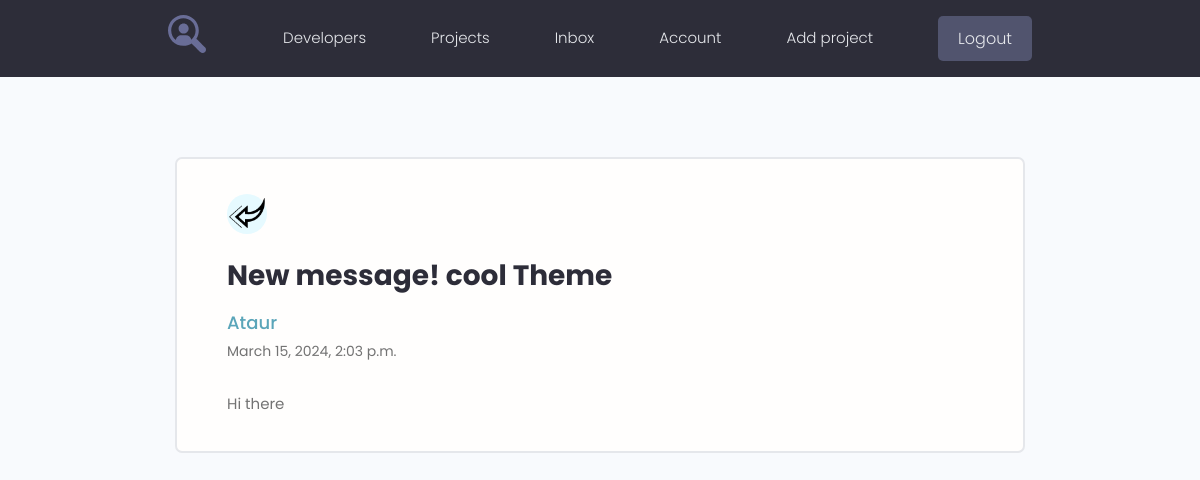
The app's page /message/1 (signed in) with its own data.
### users/models.py (models this page shows, shortened)
class Message(models.Model):
    sender = models.ForeignKey(Profile, on_delete=models.SET_NULL, null=True, blank=True)
    recipient = models.ForeignKey(Profile, on_delete=models.SET_NULL, null=True, blank=True, related_name='messages')
    name = models.CharField(max_length=200, null=True, blank=True)
    email = models.EmailField(max_length=200, null=True, blank=True)
    subject = models.CharField(max_length=200, null=True, blank=True)
    body = models.TextField()
    is_read = models.BooleanField(default=False, null=True)
    created = models.DateTimeField(auto_now_add=True)
    class Meta:
        ordering = ['is_read', '-created']

class Profile(models.Model):
    user = models.OneToOneField(User, on_delete=models.CASCADE, blank=True, null=True)
    name = models.CharField(max_length=200, blank=True, null=True)
    email = models.EmailField(max_length=500, blank=True, null=True)
    username = models.CharField(max_length=200, blank=True, null=True)
    short_info = models.CharField(max_length=200, blank=True, null=True)
    bio = models.TextField(blank=True, null=True)
    profile_image = models.ImageField(upload_to='profiles/', blank=True, null=True,
                                      default='profiles/user-default.png')
    social_github = models.CharField(max_length=200, blank=True, null=True)
    social_youtube = models.CharField(max_length=200, blank=True, null=True)
    social_website = models.CharField(max_length=200, blank=True, null=True)
    created = models.DateTimeField(auto_now_add=True)
    def __str__(self):
        return self.username

### users/views.py (the view)
# urls.py: path('message/<pk>', views.view_message, name='message'),
@login_required(login_url='login')
def view_message(request, pk):
    profile = request.user.profile
    message = profile.messages.get(pk=pk)
    if not message.is_read:
        message.is_read = True
        message.save()
    context = {'message': message}
    return render(request, 'users/message.html', context)

### users/templates/users/message.html
{% extends 'projects/base.html' %}
{% load static %}
{% block content %}
  <main class="messagePage my-xl">
    <div class="content-box">
      <div class="message">
        <a class="backButton" href="{% url 'inbox' %}">
          <img src="{% static 'images/left.png' %}" alt="left">
        </a>
        <h2 class="message__subject">{{ message.subject }}</h2>
        {% if message.sender %}
          <a href="{% url 'user_profile' message.sender.id %}" class="message__author">{{ message.sender }}</a>
        {% else %}
          <a href="" class="message__author">{{ message.name }}</a>
        {% endif %}
          <p class="message__date">{{ message.created }}</p>
          <div class="message__body">
            {{ message.body | linebreaksbr }}
          </div>
      </div>
    </div>
  </main>
{% endblock %}

### projects/static/styles/app.css (style rules this page uses)
:root { --color-sub: #2d2d39; }
img { width: 100%; }
.content-box { width: 95%; max-width: 85rem; margin: 0 auto; }
.message { padding: 2.5rem 0; }
.message > a { display: flex; gap: 1rem; }
.message__author, .message__date { flex-basis: 25%; }
.message__subject { flex-basis: 50%; }
.message__date { text-align: right; }
.messagePage .message { list-style: none; background: var(--color-white); padding: 3.5rem 5rem; border: 2px solid var(--color-light); border-radius: 0.7rem; }
.messagePage .message__subject { font-size: 2.8rem; color: var(--color-sub); margin-bottom: 1rem; margin-top: 2rem; }
.messagePage .message__author { font-size: 1.8rem; font-weight: 500; }
.messagePage .message__date { font-size: 1.4rem; font-weight: 400; text-align: left; margin-bottom: 3rem; }
.backButton { background: var(--color-main-light); color: var(--color-main); width: 4rem; height: 4rem; display: flex; align-items: center; justify-content: center; border-radius: 50%; }

### projects/static/uikit/styles/modules/_variables.css (style rules this page uses)
:root { --color-main: #5aa5b9; --color-main-light: #e6faff; --color-sub: #3f4156; --color-sub-light: #51546e; --color-sub-lighter: #ededfd; --color-text: #737373; --color-gray: #8b8b8b; --color-light: #e5e7eb; --color-light-gray: #767676; --color-bg: #f8fafd; --color-white: #fffefd; --color-white-light: #f3f3f3; --color-success: #359e64; --color-success-bg: #def8e8; --color-error: #fc4b0b; --color-error-bg: #fff2ee; --font-base: 'Poppins', arial, helvetica, 'Segoe UI', roboto, ubuntu, sans-serif; --font-monospace: 'Fira Code', 'Courier New', courier, monospace; --font-regular: 300; --font-medium: 500; --font-bold: 700; --generic-shadow: 1px 1px 5px #00000010; --generic-transition: all 0.3s ease-in-out; }

### projects/static/uikit/styles/modules/_base.css (style rules this page uses)
* { margin: 0; padding: 0; box-sizing: border-box; text-rendering: optimizeLegibility; color: inherit; font-size: inherit; }
html { font-size: 50%; }
@media only screen and (min-width: 480px) { html { font-size: 56.25%; } }
@media only screen and (min-width: 1200px) { html { font-size: 62.5%; } }
body { line-height: 1.6; font-weight: 400; font-size: 1.5rem; color: var(--color-text); background-color: var(--color-bg); min-height: 100vh; }

### projects/static/uikit/styles/modules/_typography.css (style rules this page uses)
* { font-family: var(--font-base); }
h2 { font-size: 3.6rem; font-weight: var(--font-bold); }
p, span, strong { font-size: 1.6rem; color: var(--color-text); font-weight: var(--font-regular); }
a { padding-bottom: 2px; text-decoration: none; display: inline-block; color: var(--color-main); font-weight: var(--font-medium); }

### projects/static/uikit/styles/modules/_utilities.css (style rules this page uses)
.my-xl { margin: 8rem auto; }

### records on screen
Message: subject "New message! cool Theme", sender "Ataur", created "March 15, 2024, 2:03 p.m.", body "Hi there"
